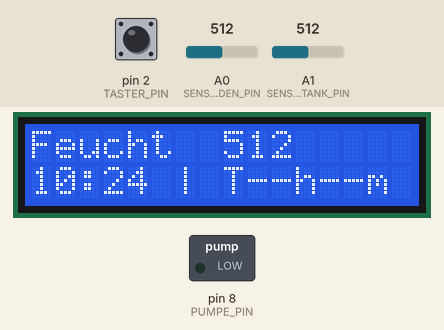
This sketch was run on a simulated Arduino Uno, built with avr-gcc and run on an emulated ATmega328P. On the bench: 16×2 character LCD, switched loads named in the sketch (green lamp = pin HIGH). The test bench sets the inputs (shaded band); at power-on: pin 2 (TASTER_PIN) HIGH, A0 (SENSOR_BODEN_PIN) = 512, A1 (SENSOR_TANK_PIN) = 512. The local clock reads 2024-03-15 10:24:30 at power-on unless the sketch sets it; pins used as bus, display or sensor lines are not drawn; what the sketch prints to the serial monitor is not drawn.

Above: at 3.8 s.
3.9 s: pin 2 (TASTER_PIN) pulled LOW for 3.2 s
At 8.3 s:
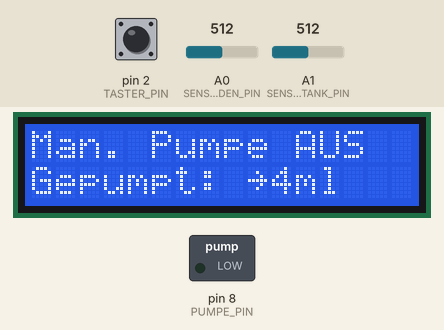
8.6 s: A0 (SENSOR_BODEN_PIN) set to 190
At 9.9 s:
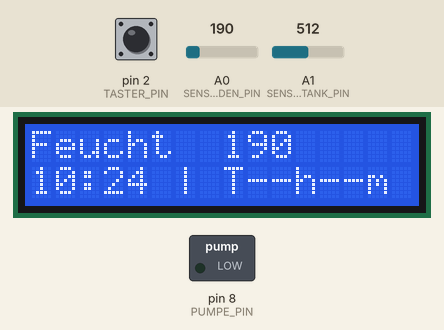
10.3 s: A0 (SENSOR_BODEN_PIN) set to 163
At 13.4 s:
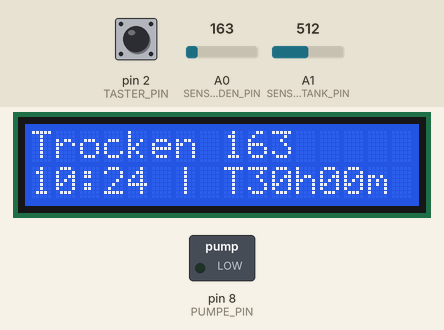
13.9 s: pin 2 (TASTER_PIN) pulled LOW for 3.2 s
At 15.9 s:
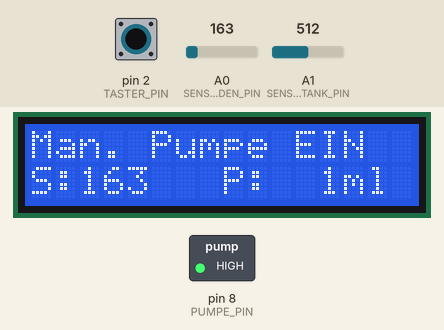
18.6 s: A0 (SENSOR_BODEN_PIN) set to 122
At 19.7 s:
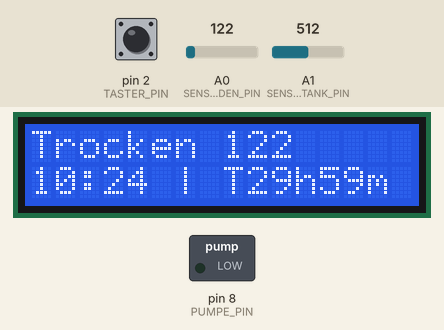
28.9 s: A0 (SENSOR_BODEN_PIN) set to 306
At 63.6 s:
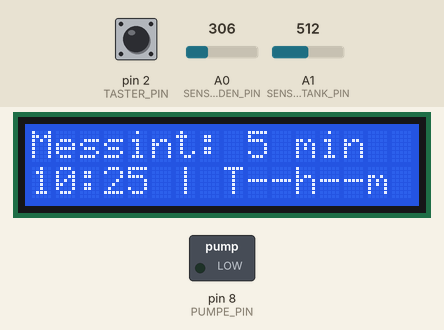
Timing chart, 0 to 65.1 s (numbered marks = the images above; inputs shaded):
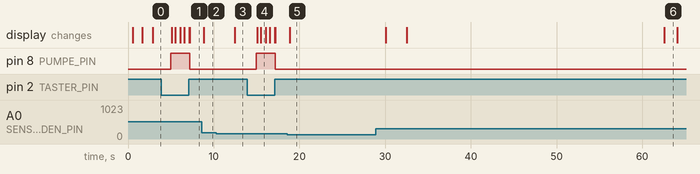

The sketch:

autowater3.2.3.ino
```cpp
// FUNKTIONEN:
// 30h Trockenintervall mit Speicherung der Tockenzeit
// manuelles pumpen mit ml Anzeige und messen im Sekundentakt
// 2 Messintervalle
// Uhr
// Display backlight timer


#include <Wire.h>
#include <RTClib.h>
#include <LiquidCrystal_I2C.h>

RTC_DS1307 rtc; // Real-Time Clock object

// ======================
// 🔧 ADJUSTABLE VALUES
// ======================
const int TROCKEN_SCHWELLE = 175;         // Sensor value below which the soil is considered dry
const int GIESS_MENGE_ML = 100;            // Amount of water (in ml) to dispense per watering cycle
const int TROCKEN_SPERRE_H = 30;          // Required dry period (in hours) before watering
const int MIN_TANK_WERT = 0;              // Minimum sensor value for the water tank (adjust if needed)
const float ML_PRO_MINUTE = 115.0;        // Pump flow rate (ml per minute) - CALIBRATE THIS!
const unsigned long LONG_PRESS_DURATION_MS = 1000; // Duration (ms) for a long button press (manual pump)

// Dynamic measurement interval settings
const float INITIAL_MESSINTERVALL_SEC = 5.0;    // Initial interval between sensor readings (seconds)
const float LONG_MESSINTERVALL_SEC = 300.0;  // Interval after several initial readings (seconds)
const unsigned int INITIAL_MEASUREMENT_THRESHOLD = 10; // Number of initial readings before switching to long interval

// ======================
// 🔌 PIN ASSIGNMENTS
// ======================
const int SENSOR_BODEN_PIN = A0; // Analog pin for soil moisture sensor
const int SENSOR_BODEN_VCC = 7;  // Digital pin to power the soil sensor
const int SENSOR_TANK_PIN = A1;  // Analog pin for water tank level sensor
const int SENSOR_TANK_VCC = 6;   // Digital pin to power the tank sensor
const int PUMPE_PIN = 8;         // Digital pin to control the water pump relay/transistor
const int TASTER_PIN = 2;        // Digital pin for the manual control button

// ======================
// LCD & CONSTANTS
// ======================
LiquidCrystal_I2C lcd(0x27, 16, 2); // Initialize LCD (address 0x27, 16 columns, 2 rows)
const unsigned long TROCKEN_SPERRE_MS = TROCKEN_SPERRE_H * 3600000UL; // Dry period in milliseconds
const float ML_PRO_MS = ML_PRO_MINUTE / 60000.0; // Flow rate in ml per millisecond
const unsigned long PUMP_DAUER_MS = (unsigned long)(GIESS_MENGE_ML / ML_PRO_MS); // Calculated pump duration in ms
const unsigned long MESSDAUER_MS = 50; // Short delay (ms) after powering sensors before reading
const uint8_t RTC_TROCKEN_START_ADDR = 0; // Start address in RTC NVRAM to store dry period start time

// ======================
// GLOBAL VARIABLES
// ======================
unsigned long letzterMessZeitpunkt = 0; // Timestamp of the last sensor measurement
unsigned long pumpStartzeit = 0;        // Timestamp when the (automatic) pump started
bool pumpeAktiv = false;                // Flag indicating if the automatic pump cycle is running
unsigned long lastBacklightTime = 0;    // Timestamp for LCD backlight timeout
bool backlightStatus = true;            // Current status of the LCD backlight
unsigned long pressStartTime = 0;       // Timestamp when the button was pressed
bool buttonWasPressed = false;          // Flag indicating if the button is currently held down
bool longPressActive = false;           // Flag indicating if a long press (manual pump) is active
float currentMessintervallSec = INITIAL_MESSINTERVALL_SEC; // Current measurement interval
unsigned int measurementCount = 0;      // Counter for measurements to adjust interval
bool trockenzeitLaeuft = false;         // Flag indicating if the 30h dry period countdown is active
int aktuelleFeuchtigkeit = 0;           // Stores the last read soil moisture value
unsigned long letzteMinutenZeit = 99;   // Stores the last minute the clock was updated on LCD (init to invalid value)
bool tankLeer = true;                   // Initialize to true (empty) as a safe default
unsigned long manualPumpStartTimeMillis = 0; // Timestamp when manual pump *actually* started
unsigned long lastManualSoilReadTime = 0;    // *** ADDED *** Timestamp of last soil read during manual pump

// ======================
// RTC NVRAM FUNCTIONS (Store/Load Dry Time)
// ======================
// (Functions speichereTrockenzeitRTC, ladeTrockenzeitRTC, resetTrockenzeitRTC remain unchanged)
void speichereTrockenzeitRTC(const DateTime &zeit) {
  if (!zeit.isValid()) {
     Serial.println(F("FEHLER: Versuch, ungültige Zeit in RTC zu speichern!"));
     return;
  }
  rtc.writenvram(RTC_TROCKEN_START_ADDR + 0, zeit.year() - 2000);
  rtc.writenvram(RTC_TROCKEN_START_ADDR + 1, zeit.month());
  rtc.writenvram(RTC_TROCKEN_START_ADDR + 2, zeit.day());
  rtc.writenvram(RTC_TROCKEN_START_ADDR + 3, zeit.hour());
  rtc.writenvram(RTC_TROCKEN_START_ADDR + 4, zeit.minute());
  rtc.writenvram(RTC_TROCKEN_START_ADDR + 5, zeit.second());
  Serial.println(F("Trockenstartzeit im RTC gespeichert."));
}
DateTime ladeTrockenzeitRTC() {
  uint16_t jahr = rtc.readnvram(RTC_TROCKEN_START_ADDR + 0) + 2000;
  uint8_t monat = rtc.readnvram(RTC_TROCKEN_START_ADDR + 1);
  uint8_t tag = rtc.readnvram(RTC_TROCKEN_START_ADDR + 2);
  uint8_t stunde = rtc.readnvram(RTC_TROCKEN_START_ADDR + 3);
  uint8_t minute = rtc.readnvram(RTC_TROCKEN_START_ADDR + 4);
  uint8_t sekunde = rtc.readnvram(RTC_TROCKEN_START_ADDR + 5);
  if (monat < 1 || monat > 12 || tag < 1 || tag > 31 || jahr < 2024 || jahr > 2050 || stunde > 23 || minute > 59 || sekunde > 59) {
     return DateTime(); // Return invalid DateTime
  }
  return DateTime(jahr, monat, tag, stunde, minute, sekunde);
}
void resetTrockenzeitRTC() {
  for (int i = 0; i < 6; i++) {
    rtc.writenvram(RTC_TROCKEN_START_ADDR + i, 0);
  }
  Serial.println(F("Trockenstartzeit im RTC zurückgesetzt."));
}


// ======================
// 🔄 SETUP
// ======================
void setup() {
  Serial.begin(9600);
  delay(500);
  Serial.println(F("\n--- Systemstart ---"));

  pinMode(PUMPE_PIN, OUTPUT);
  pinMode(SENSOR_BODEN_VCC, OUTPUT);
  pinMode(SENSOR_TANK_VCC, OUTPUT);
  pinMode(TASTER_PIN, INPUT_PULLUP);
  digitalWrite(PUMPE_PIN, LOW);
  digitalWrite(SENSOR_BODEN_VCC, LOW);
  digitalWrite(SENSOR_TANK_VCC, LOW);
  Serial.println(F("Pins konfiguriert."));

  lcd.init();
  lcd.backlight();
  lcd.clear();
  lcd.print(F("Starte System..."));
  Serial.println(F("LCD initialisiert."));
  delay(1000);

  if (!rtc.begin()) {
    Serial.println(F("--- FEHLER: RTC nicht gefunden! System HÄNGT HIER. ---"));
    lcd.clear();
    lcd.print(F("RTC nicht gef.!"));
    while (1) delay(100);
  }
  Serial.println(F("RTC initialisiert."));

   if (!rtc.isrunning()) {
    Serial.println(F("WARNUNG: RTC lief nicht! Setze Zeit..."));
    lcd.clear();
    lcd.print(F("RTC Zeit gesetzt"));
    rtc.adjust(DateTime(F(__DATE__), F(__TIME__)));
    delay(1000);
    resetTrockenzeitRTC();
    trockenzeitLaeuft = false;
  } else {
     Serial.println(F("RTC läuft. Prüfe gespeicherte Zeit..."));
     DateTime gespeicherterStart = ladeTrockenzeitRTC();
     if (gespeicherterStart.isValid()) {
         trockenzeitLaeuft = true;
         Serial.println(F("Gültige Trockenstartzeit aus RTC geladen."));
     } else {
         trockenzeitLaeuft = false;
         Serial.println(F("Keine gültige Trockenstartzeit im RTC gefunden."));
     }
  }

  lcd.clear();
  lcd.print(F("System bereit."));
  Serial.println(F("System bereit."));
  delay(1000);

  lastBacklightTime = millis();
  letzteMinutenZeit = 99;
}

// ======================
// HELPER FUNCTIONS
// ======================

// Updates the main LCD display (called on state changes or measurement)
void updateLCD() {
  if (longPressActive) {
      return; // Manual pump display handled separately
  }

  char uhrzeitStr[6];
  DateTime jetzt = rtc.now();
  sprintf(uhrzeitStr, "%02d:%02d", jetzt.hour(), jetzt.minute());

  letzteMinutenZeit = jetzt.minute();

  lcd.clear();
  lcd.setCursor(0, 0); // Row 0

  if (tankLeer) {
    lcd.print(F("Tank leer!      "));
  } else if (pumpeAktiv) {
    unsigned long elapsedPumpTime = (millis() - pumpStartzeit) / 1000;
    unsigned long totalPumpTime = PUMP_DAUER_MS / 1000;
    lcd.print(F("Pumpe:"));
    if (elapsedPumpTime > totalPumpTime) elapsedPumpTime = totalPumpTime;
    lcd.print(elapsedPumpTime);
    lcd.print(F("/"));
    lcd.print(totalPumpTime);
    lcd.print(F("s   "));
  } else {
    bool istTrocken = aktuelleFeuchtigkeit < TROCKEN_SCHWELLE;
    lcd.print(istTrocken ? F("Trocken ") : F("Feucht  "));
    lcd.print(aktuelleFeuchtigkeit);
    if(aktuelleFeuchtigkeit < 10) lcd.print(F("    "));
    else if (aktuelleFeuchtigkeit < 100) lcd.print(F("   "));
    else if (aktuelleFeuchtigkeit < 1000) lcd.print(F("  "));
    else lcd.print(F(" "));
  }

  lcd.setCursor(0, 1); // Row 1
  lcd.print(uhrzeitStr);
  lcd.print(F(" | T:"));
  displayTrockenzeit(jetzt);
}

// Calculates and displays the remaining dry time on the LCD (without clearing)
void displayTrockenzeit(DateTime jetztZeit) {
  lcd.setCursor(9, 1);
  if (trockenzeitLaeuft) {
    DateTime start = ladeTrockenzeitRTC();
    if (!start.isValid()) {
        lcd.print(F("RTC Err "));
        Serial.println(F("FEHLER: Ungültige Trockenstartzeit beim Anzeigen gelesen."));
        trockenzeitLaeuft = false;
        resetTrockenzeitRTC();
        return;
    }
    DateTime ende = start + TimeSpan(TROCKEN_SPERRE_MS / 1000UL);
    TimeSpan verbleibend = ende - jetztZeit;
    if (verbleibend.totalseconds() <= 0) {
        lcd.print(F("Bereit "));
    } else {
        long verbleibendeStunden = verbleibend.totalseconds() / 3600;
        long verbleibendeMinuten = (verbleibend.totalseconds() % 3600) / 60;
        if (verbleibendeStunden < 10) lcd.print(F(" "));
        lcd.print(verbleibendeStunden);
        lcd.print(F("h"));
        if (verbleibendeMinuten < 10) lcd.print(F("0"));
        lcd.print(verbleibendeMinuten);
        lcd.print(F("m"));
    }
  } else {
    lcd.print(F("--h--m "));
  }
}

// Reads the soil moisture sensor value
int leseBodenFeuchtigkeit() {
  digitalWrite(SENSOR_BODEN_VCC, HIGH);
  delay(MESSDAUER_MS); // Wait for sensor stabilization
  int feuchtigkeit = analogRead(SENSOR_BODEN_PIN);
  digitalWrite(SENSOR_BODEN_VCC, LOW);
  return feuchtigkeit;
}

// Reads the tank level sensor value
int leseTankFuellstand() {
  digitalWrite(SENSOR_TANK_VCC, HIGH);
  delay(MESSDAUER_MS); // Wait for sensor stabilization
  int tankWert = analogRead(SENSOR_TANK_PIN);
  digitalWrite(SENSOR_TANK_VCC, LOW);
  return tankWert;
}

// ======================
// 🔄 MAIN LOOP
// ======================
void loop() {
  unsigned long currentMillis = millis();
  bool buttonIsPressed = (digitalRead(TASTER_PIN) == LOW);
  DateTime jetztZeit = rtc.now();

  // --- Button Logic ---
  if (buttonIsPressed && !buttonWasPressed) {
    pressStartTime = currentMillis;
    buttonWasPressed = true;
    lastBacklightTime = currentMillis;
    if (!backlightStatus) {
      lcd.backlight();
      backlightStatus = true;
    }
    if (!longPressActive && currentMessintervallSec != INITIAL_MESSINTERVALL_SEC) {
        currentMessintervallSec = INITIAL_MESSINTERVALL_SEC;
        measurementCount = 0;
        letzterMessZeitpunkt = 0;
        Serial.println(F("Messintervall durch Tasterdruck zurückgesetzt."));
    }
  }

  // --- Long Press Handling (Manual Pump Start) ---
  if (buttonIsPressed && buttonWasPressed) {
    if (!longPressActive && (currentMillis - pressStartTime >= LONG_PRESS_DURATION_MS)) {
        longPressActive = true;
        manualPumpStartTimeMillis = currentMillis;
        pumpeAktiv = false;
        digitalWrite(PUMPE_PIN, HIGH);
        Serial.println(F("Langer Druck erkannt - Manuelle Pumpe AN"));

        aktuelleFeuchtigkeit = leseBodenFeuchtigkeit(); // Initial read
        tankLeer = leseTankFuellstand() < MIN_TANK_WERT;
        lastManualSoilReadTime = currentMillis; // *** ADDED: Initialize manual read timer ***

        lcd.clear();
        lcd.setCursor(0, 0);
        if (tankLeer) {
            lcd.print(F("Tank leer! MPUMP"));
        } else {
            lcd.print(F("Man. Pumpe EIN"));
        }
        lcd.setCursor(0, 1);
        char manualPumpDisplay[17];
        sprintf(manualPumpDisplay, "S:%-3d   P:%3dml", aktuelleFeuchtigkeit, 0);
        manualPumpDisplay[16] = '\0';
        lcd.print(manualPumpDisplay);

        lastBacklightTime = currentMillis;
        if (!backlightStatus) {
          lcd.backlight();
          backlightStatus = true;
        }
    }
  }

  // --- Button Release Handling ---
  if (!buttonIsPressed && buttonWasPressed) {
    buttonWasPressed = false;
    if (longPressActive) {
      longPressActive = false;
      digitalWrite(PUMPE_PIN, LOW);
      unsigned long pumpingDurationMs = currentMillis - manualPumpStartTimeMillis;
      int pumpedMl = (int)(pumpingDurationMs * ML_PRO_MS);
      Serial.print(F("Taster losgelassen - Manuelle Pumpe AUS. Gepumpt: ca. "));
      Serial.print(pumpedMl);
      Serial.println(F(" ml"));

      lcd.clear();
      lcd.print(F("Man. Pumpe AUS"));
      lcd.setCursor(0,1);
      lcd.print(F("Gepumpt: ~"));
      lcd.print(pumpedMl);
      lcd.print(F("ml"));
      delay(1500);

      letzterMessZeitpunkt = 0;
      measurementCount = 0;
      currentMessintervallSec = INITIAL_MESSINTERVALL_SEC;
      aktuelleFeuchtigkeit = leseBodenFeuchtigkeit(); // Read final value
      tankLeer = leseTankFuellstand() < MIN_TANK_WERT;
      updateLCD(); // Restore normal display

    }
    // else { short press occurred }
  }

  // --- Manual Pump Display Update (Only if active) ---
  if (longPressActive) {
      // *** ADDED: Periodic Soil Reading Logic ***
      if (currentMillis - lastManualSoilReadTime >= 1000) { // Check if 1 second (1000 ms) has passed
          aktuelleFeuchtigkeit = leseBodenFeuchtigkeit();     // Read the soil sensor again
          lastManualSoilReadTime = currentMillis;             // Reset the timer for the next second
          // Serial.print("."); // Optional: Print dot to serial monitor for debugging reads
      }

      // Calculate elapsed time and pumped volume
      unsigned long pumpingDurationMs = currentMillis - manualPumpStartTimeMillis;
      int pumpedMl = (int)(pumpingDurationMs * ML_PRO_MS);

      // Format and update the second row ONLY
      // This part now uses the potentially updated 'aktuelleFeuchtigkeit'
      lcd.setCursor(0, 1);
      char manualPumpDisplay[17];
      sprintf(manualPumpDisplay, "S:%-3d   P:%3dml", aktuelleFeuchtigkeit, pumpedMl);
      manualPumpDisplay[16] = '\0';
      lcd.print(manualPumpDisplay);

      // Keep backlight on
      lastBacklightTime = currentMillis;
      if (!backlightStatus) {
          lcd.backlight();
          backlightStatus = true;
      }
  }


  // --- Automatic LCD Backlight Timeout ---
  if (!longPressActive && backlightStatus && (currentMillis - lastBacklightTime > 60000UL)) {
    backlightStatus = false;
    lcd.noBacklight();
  }

  // --- Automatic Measurement and Watering Logic (Only run if manual pump is OFF) ---
  if (!longPressActive) {

    // --- Sensor Reading Interval ---
    bool performMeasurement = (letzterMessZeitpunkt == 0) || (currentMillis - letzterMessZeitpunkt >= (unsigned long)(currentMessintervallSec * 1000.0));
    bool lcdNeedsUpdate = false;

    if (performMeasurement) {
      letzterMessZeitpunkt = currentMillis;
      int tankWert = leseTankFuellstand();
      bool previousTankLeer = tankLeer;
      tankLeer = tankWert < MIN_TANK_WERT;
      int previousFeuchtigkeit = aktuelleFeuchtigkeit;
      aktuelleFeuchtigkeit = leseBodenFeuchtigkeit();
      bool istTrocken = aktuelleFeuchtigkeit < TROCKEN_SCHWELLE;
      measurementCount++;

      Serial.print(F("Messung #")); Serial.print(measurementCount);
      Serial.print(F(" Feucht: ")); Serial.print(aktuelleFeuchtigkeit);
      Serial.print(F(" Tank: ")); Serial.print(tankWert);
      Serial.print(F(" (Leer: ")); Serial.print(tankLeer ? F("Ja") : F("Nein")); Serial.print(F(")"));
      Serial.print(F(" Trocken: ")); Serial.print(istTrocken ? F("Ja") : F("Nein"));
      Serial.print(F(" Timer: ")); Serial.print(trockenzeitLaeuft ? F("An") : F("Aus"));
      Serial.print(F(" PumpeAuto: ")); Serial.println(pumpeAktiv ? F("An") : F("Aus"));

      if (measurementCount >= INITIAL_MEASUREMENT_THRESHOLD && currentMessintervallSec != LONG_MESSINTERVALL_SEC) {
          currentMessintervallSec = LONG_MESSINTERVALL_SEC;
          Serial.print(F("Messintervall auf ")); Serial.print(currentMessintervallSec); Serial.println(F("s erhöht."));
          if (backlightStatus) {
              lcd.setCursor(0,0);
              lcd.print(F("Messint: 5 min "));
              delay(1500);
              lcdNeedsUpdate = true;
          }
      }

      bool timerStateChanged = false;
      if (istTrocken) {
        if (!trockenzeitLaeuft && !pumpeAktiv) {
          DateTime startZeit = rtc.now();
          if (startZeit.isValid()){
              speichereTrockenzeitRTC(startZeit);
              trockenzeitLaeuft = true;
              timerStateChanged = true;
              Serial.println(F("Boden ist trocken. Trockenzeit-Timer gestartet."));
          } else {
              Serial.println(F("FEHLER: Ungültige RTC Zeit beim Starten des Timers!"));
          }
        }
      } else {
        if (trockenzeitLaeuft) {
          trockenzeitLaeuft = false;
          resetTrockenzeitRTC();
          timerStateChanged = true;
          Serial.println(F("Boden ist feucht. Trockenzeit-Timer gestoppt/zurückgesetzt."));
        }
      }

      if ((previousTankLeer != tankLeer) || timerStateChanged || (previousFeuchtigkeit != aktuelleFeuchtigkeit)) {
          lcdNeedsUpdate = true;
      }
    } // End of measurement interval check

    // --- Automatic Pump Trigger ---
    bool pumpJustStarted = false;
    if (trockenzeitLaeuft && !tankLeer && !pumpeAktiv) {
        DateTime start = ladeTrockenzeitRTC();
        if (start.isValid()) {
            DateTime ende = start + TimeSpan(TROCKEN_SPERRE_MS / 1000UL);
            if (jetztZeit >= ende) {
                Serial.println(F(">>> Trockenzeit abgelaufen. Starte automatische Pumpe. <<<"));
                digitalWrite(PUMPE_PIN, HIGH);
                pumpeAktiv = true;
                pumpStartzeit = currentMillis;
                trockenzeitLaeuft = false;
                resetTrockenzeitRTC();
                pumpJustStarted = true;
                lcdNeedsUpdate = true;
                lastBacklightTime = currentMillis;
                if (!backlightStatus) {
                    lcd.backlight();
                    backlightStatus = true;
                }
            }
        } else {
            Serial.println(F("FEHLER: Ungültige Trockenstartzeit aus RTC beim Pumpencheck gelesen. Reset."));
            trockenzeitLaeuft = false;
            resetTrockenzeitRTC();
            lcdNeedsUpdate = true;
        }
    }

    // --- Automatic Pump Stop ---
    bool pumpJustStopped = false;
    if (pumpeAktiv && (currentMillis - pumpStartzeit >= PUMP_DAUER_MS)) {
        digitalWrite(PUMPE_PIN, LOW);
        pumpeAktiv = false;
        pumpJustStopped = true;
        Serial.println(F(">>> Automatische Pumpe beendet. <<<"));
        letzterMessZeitpunkt = 0;
        measurementCount = 0;
        currentMessintervallSec = INITIAL_MESSINTERVALL_SEC;
        aktuelleFeuchtigkeit = leseBodenFeuchtigkeit();
        lcdNeedsUpdate = true;
    }

    // --- Update LCD Display ---
    if (lcdNeedsUpdate) {
        updateLCD();
    } else if (jetztZeit.minute() != letzteMinutenZeit) {
        letzteMinutenZeit = jetztZeit.minute();
        char uhrzeitStr[6];
        sprintf(uhrzeitStr, "%02d:%02d", jetztZeit.hour(), jetztZeit.minute());
        lcd.setCursor(0, 1);
        lcd.print(uhrzeitStr);
        lcd.print(F(" | T:"));
        displayTrockenzeit(jetztZeit);
    }

  } // End of automatic mode block (!longPressActive)

  // --- Final safety check ---
  if (!pumpeAktiv && !longPressActive && digitalRead(PUMPE_PIN) == HIGH) {
     Serial.println(F("WARNUNG: Pumpe war AN, obwohl Flags AUS waren. Schalte aus."));
     digitalWrite(PUMPE_PIN, LOW);
  }

  delay(50); // Small delay
}
```

Measured:
- the behaviour switches between 175 and 174 on A0 (SENSOR_BODEN_PIN) (found by bisection; images 2 and 3)
- after the input at 3.9 s, pin 8 (PUMPE_PIN): LOW → HIGH after 1.1 s, → LOW 2.2 s later; the display: first changes after 1.2 s (image 1 shows a later state)
- after the input at 8.6 s, the display: changes after 0.25 s (image 2)
- after the input at 10.3 s, the display: changes after 2.2 s (image 3)
- after the input at 13.9 s, pin 8 (PUMPE_PIN): LOW → HIGH after 1.1 s, → LOW 2.2 s later; the display: first changes after 1.2 s (image 4 shows a later state)
- after the input at 18.6 s, the display: changes after 0.25 s (image 5)
- after the input at 28.9 s, the display: first differs from a run without the input after 3.6 s (image 6 shows a later state)
